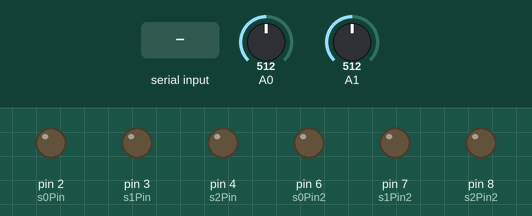
The sketch below on a simulated Arduino Uno, built with avr-gcc and run on an emulated ATmega328P. Parts: output pins drawn as LEDs (lit = HIGH). The inputs (shaded band) are chosen by the test bench; at power-on: A0 = 512, A1 = 512. What the sketch prints to the serial monitor is not drawn.

Above: at 1.2 s.
1.3 s: "1" received over Serial
At 1.6 s:
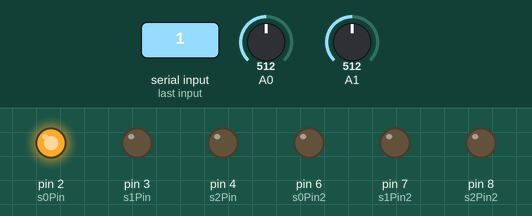
2.8 s: byte 100 ('d') received over Serial
At 4.0 s:
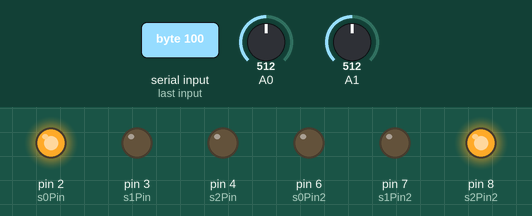
4.3 s: byte 101 ('e') received over Serial
At 5.0 s:
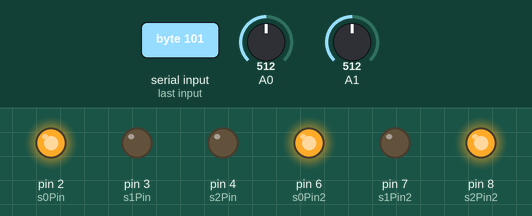
5.8 s: byte 102 ('f') received over Serial
At 6.4 s:
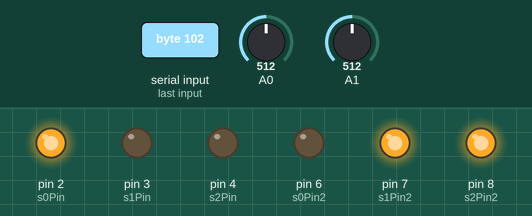
7.3 s: byte 103 ('g') received over Serial
At 8.5 s:
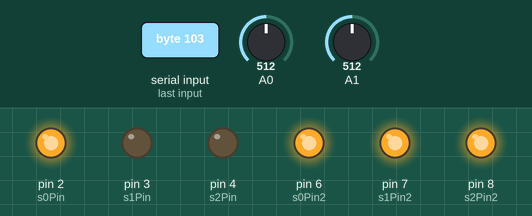
8.8 s: "2" received over Serial
At 9.9 s:
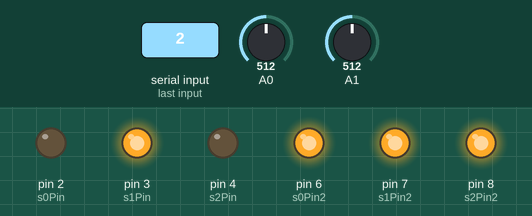
Timing chart, 0 to 11.3 s (numbered marks = the images above; inputs shaded):
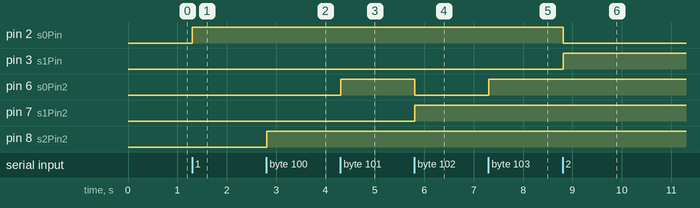

Measured:
- after the input at 1.3 s, pin 2 (s0Pin): LOW → HIGH at once
- after the input at 2.8 s, pin 8 (s2Pin2): LOW → HIGH at once
- after the input at 4.3 s, pin 6 (s0Pin2): LOW → HIGH at once
- after the input at 5.8 s, pin 6 (s0Pin2): HIGH → LOW at once; pin 7 (s1Pin2): LOW → HIGH at once
- after the input at 7.3 s, pin 6 (s0Pin2): LOW → HIGH at once
- after the input at 8.8 s, pin 2 (s0Pin): HIGH → LOW at once; pin 3 (s1Pin): LOW → HIGH at once

The sketch:

ADC_y_multiplexor.ino
```cpp
const int s0Pin = 2;
const int s1Pin = 3;
const int s2Pin = 4;

const int s0Pin2 = 6;
const int s1Pin2 = 7;
const int s2Pin2 = 8;

void setup() {
  pinMode(A0, INPUT);
  pinMode(A1, INPUT);

  pinMode(s0Pin, OUTPUT);
  pinMode(s1Pin, OUTPUT);
  pinMode(s2Pin, OUTPUT);

  pinMode(s0Pin2, OUTPUT);
  pinMode(s1Pin2, OUTPUT);
  pinMode(s2Pin2, OUTPUT);
  Serial.begin(9600);

}


void loop() {
  char input;

  if (Serial.available() > 0) {
    input = Serial.read(); // Leer el valor ingresado como un número entero

    switch (input){
      case '1':
      digitalWrite(s0Pin, HIGH);
      digitalWrite(s1Pin, LOW);
      digitalWrite(s2Pin, LOW);
      Serial.println("ATE1");
      break;

      case '2':
      digitalWrite(s0Pin, LOW);
      digitalWrite(s1Pin, HIGH);
      digitalWrite(s2Pin, LOW);
      Serial.println("ATE2");
      break;

      case '3':
      digitalWrite(s0Pin, HIGH);
      digitalWrite(s1Pin, HIGH);
      digitalWrite(s2Pin, LOW);
      Serial.println("ATE3");
      break;

      case '4':
      digitalWrite(s0Pin, LOW);
      digitalWrite(s1Pin, LOW);
      digitalWrite(s2Pin, HIGH);
      Serial.println("SEG");
      break;

      case '5':
      digitalWrite(s0Pin, HIGH);
      digitalWrite(s1Pin, LOW);
      digitalWrite(s2Pin, HIGH);
      Serial.println("GAN1");
      break;

      case '6':
      digitalWrite(s0Pin, LOW);
      digitalWrite(s1Pin, HIGH);
      digitalWrite(s2Pin, HIGH);
      Serial.println("GAN2");
      break;

      case '7':
      digitalWrite(s0Pin, HIGH);
      digitalWrite(s1Pin, HIGH);
      digitalWrite(s2Pin, HIGH);
      Serial.println("GAN3");
      break;

      case 'a':
      digitalWrite(s0Pin2, HIGH);
      digitalWrite(s1Pin2, LOW);
      digitalWrite(s2Pin2, LOW);
      Serial.println("2ATE1");
      break;

      case 'b':
      digitalWrite(s0Pin2, LOW);
      digitalWrite(s1Pin2, HIGH);
      digitalWrite(s2Pin2, LOW);
      Serial.println("2ATE2");
      break;

      case 'c':
      digitalWrite(s0Pin2, HIGH);
      digitalWrite(s1Pin2, HIGH);
      digitalWrite(s2Pin2, LOW);
      Serial.println("2ATE3");
      break;

      case 'd':
      digitalWrite(s0Pin2, LOW);
      digitalWrite(s1Pin2, LOW);
      digitalWrite(s2Pin2, HIGH);
      Serial.println("2SEG");
      break;

      case 'e':
      digitalWrite(s0Pin2, HIGH);
      digitalWrite(s1Pin2, LOW);
      digitalWrite(s2Pin2, HIGH);
      Serial.println("2GAN1");
      break;

      case 'f':
      digitalWrite(s0Pin2, LOW);
      digitalWrite(s1Pin2, HIGH);
      digitalWrite(s2Pin2, HIGH);
      Serial.println("2GAN2");
      break;

      case 'g':
      digitalWrite(s0Pin2, HIGH);
      digitalWrite(s1Pin2, HIGH);
      digitalWrite(s2Pin2, HIGH);
      Serial.println("2GAN3");
      break;
    }
  }

  // Tiempo entre muestras en microsegundos (200 microsegundos para 2500 muestras por segundo)
  const unsigned long tiempo_entre_muestras = 200;

  //conversión a voltaje a una tasa de 2500 muestras por segundo para cada canal
  unsigned long tiempo_inicio = micros();
  while (micros() - tiempo_inicio < tiempo_entre_muestras) {

    // primer canal (A0)
    int valor_canal_0 = analogRead(A0);

    float voltaje_canal_0 = (valor_canal_0 / 1023.0) * 5.0;
    //voltaje_canal_0 = (voltaje_canal_0 - 2.5) * 1.0;

    // segundo canal (A1)
    int valor_canal_1 = analogRead(A1);

    float voltaje_canal_1 = (valor_canal_1 / 1023.0) * 5.0;
   // voltaje_canal_1 = 0;(voltaje_canal_1 - 2.5) * 1.0;


   Serial.print(voltaje_canal_0);
   Serial.print(",");
   Serial.println(voltaje_canal_1);
  }


  //delay(1);


}
```
